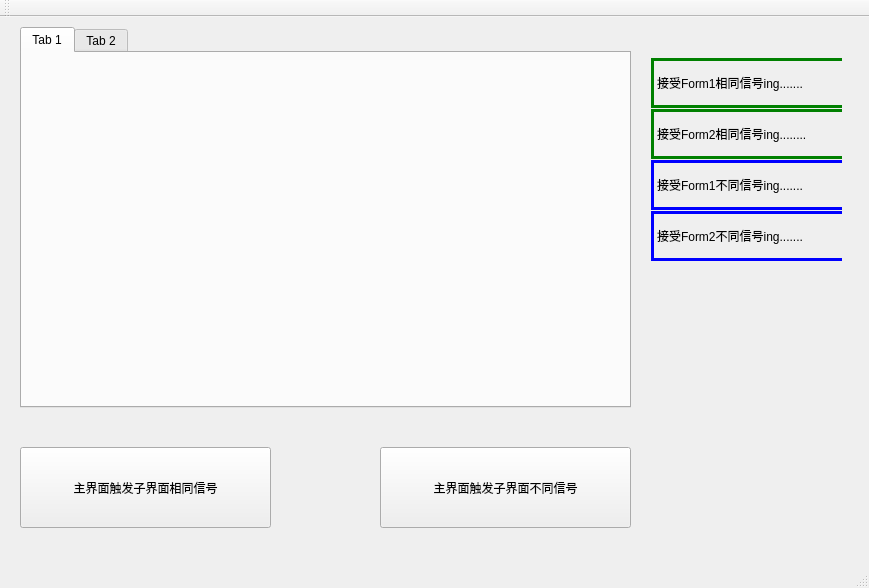
<?xml version="1.0" encoding="UTF-8"?>
<ui version="4.0">
 <class>MainWindow</class>
 <widget class="QMainWindow" name="MainWindow">
  <property name="geometry">
   <rect>
    <x>0</x>
    <y>0</y>
    <width>869</width>
    <height>588</height>
   </rect>
  </property>
  <property name="windowTitle">
   <string>MainWindow</string>
  </property>
  <widget class="QWidget" name="centralWidget">
   <widget class="QTabWidget" name="tabWidget">
    <property name="geometry">
     <rect>
      <x>20</x>
      <y>10</y>
      <width>611</width>
      <height>381</height>
     </rect>
    </property>
    <property name="currentIndex">
     <number>0</number>
    </property>
    <widget class="QWidget" name="tab">
     <attribute name="title">
      <string>Tab 1</string>
     </attribute>
    </widget>
    <widget class="QWidget" name="tab_2">
     <attribute name="title">
      <string>Tab 2</string>
     </attribute>
    </widget>
   </widget>
   <widget class="QPushButton" name="pushButton">
    <property name="geometry">
     <rect>
      <x>20</x>
      <y>430</y>
      <width>251</width>
      <height>81</height>
     </rect>
    </property>
    <property name="text">
     <string>主界面触发子界面相同信号</string>
    </property>
   </widget>
   <widget class="QPushButton" name="pushButton_2">
    <property name="geometry">
     <rect>
      <x>380</x>
      <y>430</y>
      <width>251</width>
      <height>81</height>
     </rect>
    </property>
    <property name="text">
     <string>主界面触发子界面不同信号</string>
    </property>
   </widget>
   <widget class="QWidget" name="">
    <property name="geometry">
     <rect>
      <x>640</x>
      <y>30</y>
      <width>202</width>
      <height>220</height>
     </rect>
    </property>
    <layout class="QGridLayout" name="gridLayout">
     <item row="0" column="0">
      <widget class="QLabel" name="label">
       <property name="sizePolicy">
        <sizepolicy hsizetype="Fixed" vsizetype="Fixed">
         <horstretch>0</horstretch>
         <verstretch>0</verstretch>
        </sizepolicy>
       </property>
       <property name="minimumSize">
        <size>
         <width>200</width>
         <height>50</height>
        </size>
       </property>
       <property name="maximumSize">
        <size>
         <width>200</width>
         <height>50</height>
        </size>
       </property>
       <property name="styleSheet">
        <string notr="true">QLabel{
border:3px solid green;
}</string>
       </property>
       <property name="text">
        <string>接受Form1相同信号ing.......</string>
       </property>
      </widget>
     </item>
     <item row="1" column="0">
      <widget class="QLabel" name="label_2">
       <property name="sizePolicy">
        <sizepolicy hsizetype="Fixed" vsizetype="Fixed">
         <horstretch>0</horstretch>
         <verstretch>0</verstretch>
        </sizepolicy>
       </property>
       <property name="minimumSize">
        <size>
         <width>200</width>
         <height>50</height>
        </size>
       </property>
       <property name="maximumSize">
        <size>
         <width>200</width>
         <height>50</height>
        </size>
       </property>
       <property name="styleSheet">
        <string notr="true">QLabel{
border:3px solid green;
}</string>
       </property>
       <property name="text">
        <string>接受Form2相同信号ing........</string>
       </property>
      </widget>
     </item>
     <item row="2" column="0">
      <widget class="QLabel" name="label_3">
       <property name="sizePolicy">
        <sizepolicy hsizetype="Fixed" vsizetype="Fixed">
         <horstretch>0</horstretch>
         <verstretch>0</verstretch>
        </sizepolicy>
       </property>
       <property name="minimumSize">
        <size>
         <width>200</width>
         <height>50</height>
        </size>
       </property>
       <property name="maximumSize">
        <size>
         <width>200</width>
         <height>50</height>
        </size>
       </property>
       <property name="styleSheet">
        <string notr="true">QLabel{
border:3px solid blue;
}</string>
       </property>
       <property name="text">
        <string>接受Form1不同信号ing.......</string>
       </property>
      </widget>
     </item>
     <item row="3" column="0">
      <widget class="QLabel" name="label_4">
       <property name="sizePolicy">
        <sizepolicy hsizetype="Fixed" vsizetype="Fixed">
         <horstretch>0</horstretch>
         <verstretch>0</verstretch>
        </sizepolicy>
       </property>
       <property name="minimumSize">
        <size>
         <width>200</width>
         <height>50</height>
        </size>
       </property>
       <property name="maximumSize">
        <size>
         <width>200</width>
         <height>50</height>
        </size>
       </property>
       <property name="styleSheet">
        <string notr="true">QLabel{
border:3px solid blue;
}</string>
       </property>
       <property name="text">
        <string>接受Form2不同信号ing.......</string>
       </property>
      </widget>
     </item>
    </layout>
   </widget>
  </widget>
  <widget class="QMenuBar" name="menuBar">
   <property name="geometry">
    <rect>
     <x>0</x>
     <y>0</y>
     <width>869</width>
     <height>25</height>
    </rect>
   </property>
  </widget>
  <widget class="QToolBar" name="mainToolBar">
   <attribute name="toolBarArea">
    <enum>TopToolBarArea</enum>
   </attribute>
   <attribute name="toolBarBreak">
    <bool>false</bool>
   </attribute>
  </widget>
  <widget class="QStatusBar" name="statusBar"/>
 </widget>
 <layoutdefault spacing="6" margin="11"/>
 <resources/>
 <connections/>
</ui>
